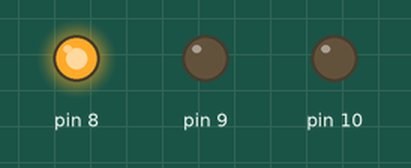
Recording of a sketch running on a simulated Arduino Uno, built with avr-gcc and run on an emulated ATmega328P. On the bench: output pins drawn as LEDs (lit = HIGH).

Above: at 1.5 s.
At 4.0 s:
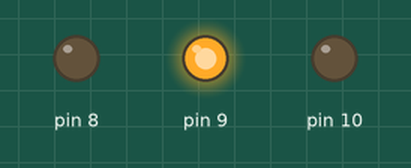
At 5.5 s:
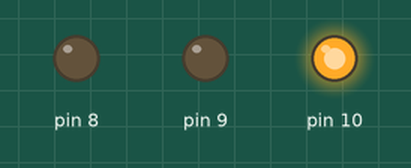
Timing chart, 0 to 7.8 s (numbered marks = the images above):
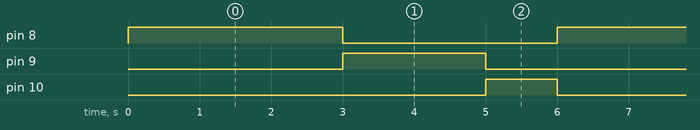

Measured:
- by itself, pin 8: alternates HIGH for 3.0 s and LOW for 3.0 s
- by itself, pin 9: alternates HIGH for 2.0 s and LOW for 4.0 s
- by itself, pin 10: alternates HIGH for 1.0 s and LOW for 5.0 s

The sketch:

trafficlightworking.ino
```cpp
void setup() {
  // put your setup code here, to run once:
  pinMode(8, OUTPUT);
  pinMode(9, OUTPUT);
  pinMode(10, OUTPUT);


}

void loop() {
  // put your main code here, to run repeatedly:
  digitalWrite(8, HIGH);
  delay(3000);
  digitalWrite(8, LOW);
  digitalWrite(9, HIGH);
  delay(2000);
  digitalWrite(9, LOW);
  digitalWrite(10, HIGH);
  delay(1000);
  digitalWrite(10, LOW);
  // put your main code here, to run repeatedly:

}
```
